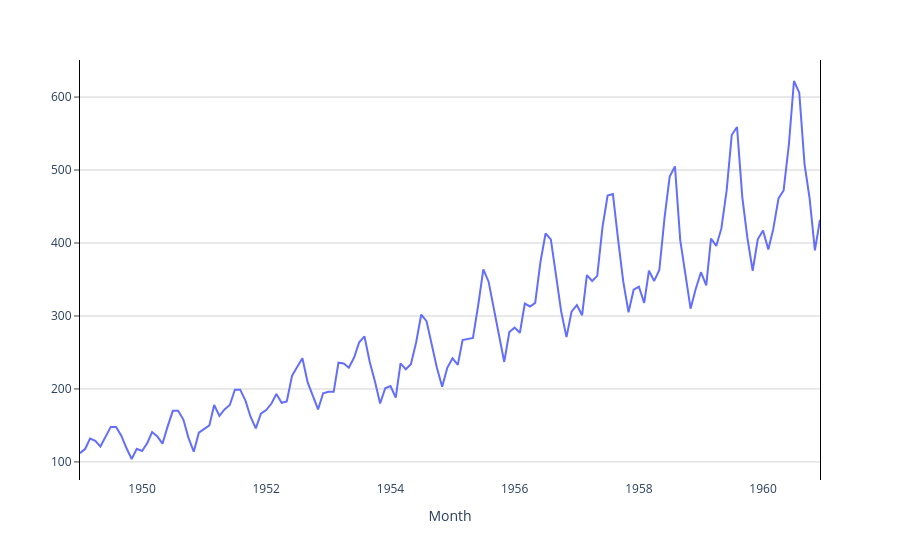

Notebook source saved alongside this figure:
### Code cell
fig = px.line(df, y="passengers")
fig.update_layout(plot_bgcolor='white')
fig.update_yaxes(
    mirror=True,
    ticks='outside',
    showline=True,
    linecolor='black',
    gridcolor='lightgrey',
    title=''
)
fig.show()

### Figure 1 — Plotly figure (JSON) as saved in the notebook; plotly's stock layout.template omitted (floating-point values rounded to 4 significant figures; data arrays with more than 128 entries replaced by an {"elided": "..."} marker saying what was removed)
{"data": [{"hovertemplate": "Month=%{x}<br>passengers=%{y}<extra></extra>", "legendgroup": "", "line": {"color": "#636efa", "dash": "solid"}, "marker": {"symbol": "circle"}, "mode": "lines", "name": "", "orientation": "v", "showlegend": false, "type": "scatter", "x": {"elided": "144 str values"}, "xaxis": "x", "y": {"elided": "144 int values"}, "yaxis": "y"}], "layout": {"legend": {"tracegroupgap": 0}, "margin": {"t": 60}, "plot_bgcolor": "white", "xaxis": {"anchor": "y", "domain": [0, 1], "title": {"text": "Month"}}, "yaxis": {"anchor": "x", "domain": [0, 1], "gridcolor": "lightgrey", "linecolor": "black", "mirror": true, "showline": true, "ticks": "outside", "title": {"text": ""}}}}
